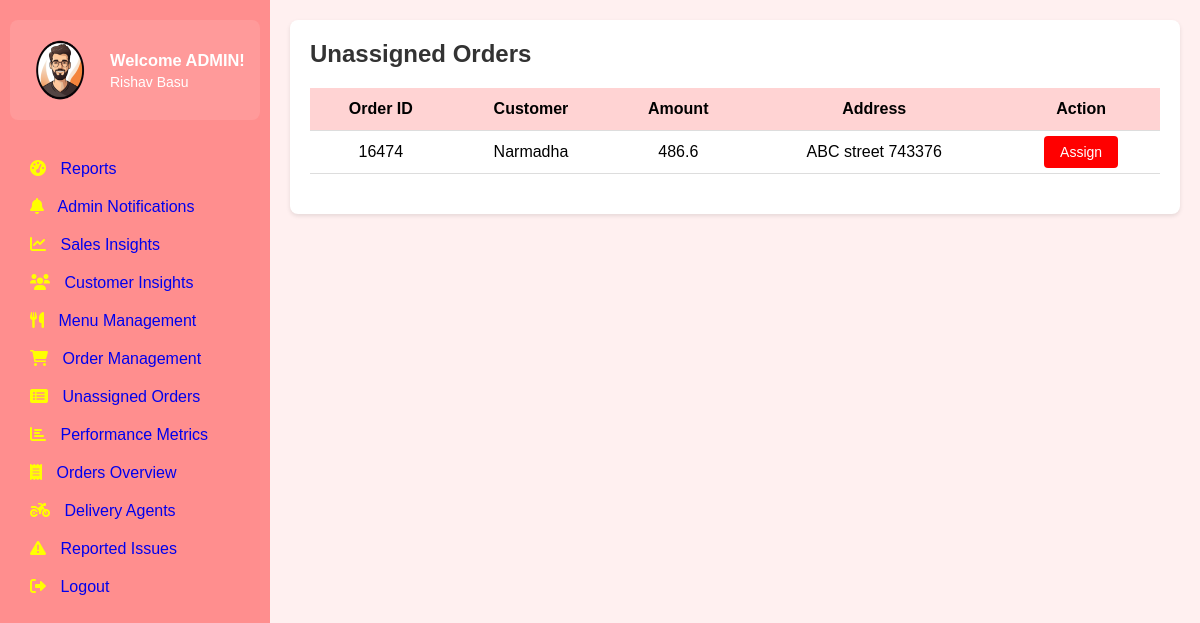
The page /unassigned-orders/view-more on the database as committed earlier.
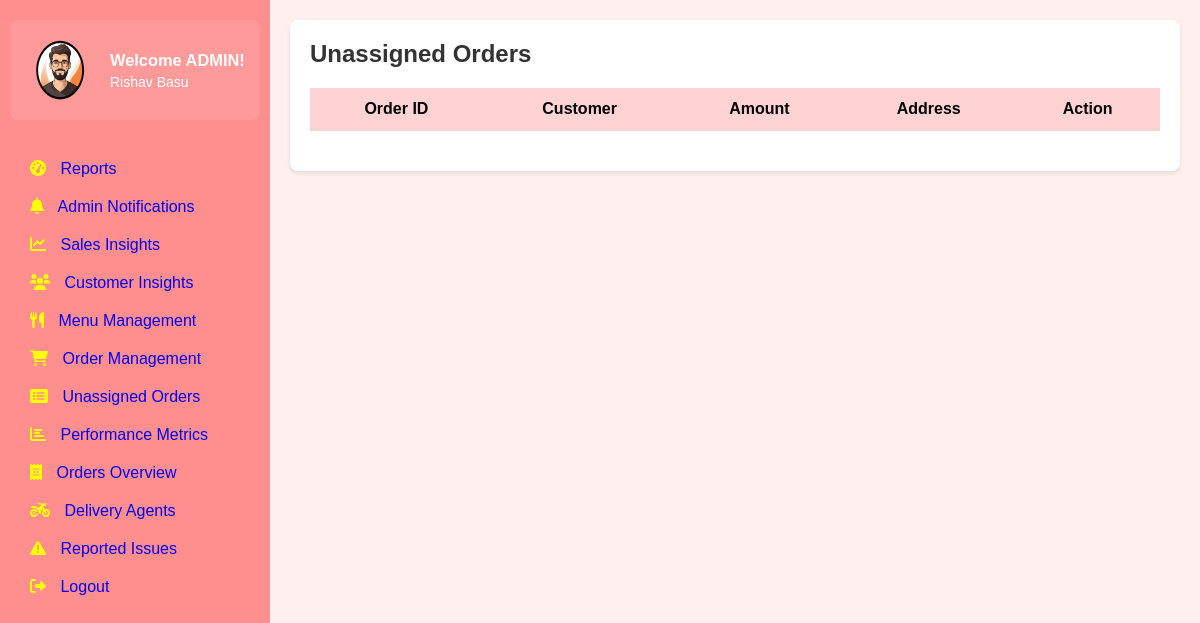
The same page on the database as committed later.
### tables this page shows
CREATE TABLE users (
        user_id INTEGER PRIMARY KEY AUTOINCREMENT,
        email TEXT UNIQUE NOT NULL,
        password_hash TEXT NOT NULL,
        full_name TEXT,
        phone_number TEXT,
        created_at TIMESTAMP DEFAULT CURRENT_TIMESTAMP,
        updated_at TIMESTAMP DEFAULT CURRENT_TIMESTAMP,
        last_login TIMESTAMP,
        is_active BOOLEAN DEFAULT TRUE,
        is_admin INTEGER DEFAULT 0,
        is_delivery_boy INTEGER DEFAULT 0,
        role_id INTEGER,
        FOREIGN KEY(role_id) REFERENCES roles(role_id)
    );

### app.py (the view)
@app.route('/unassigned-orders/view-more')
def view_more_orders():
    db = get_db_connection()
    cur = db.cursor()
    cur.execute(""" SELECT d.Order_ID,o.total_price,o.delivery_location,u.full_name FROM Delivery d JOIN Orders o ON d.Order_ID = o.order_id
     JOIN Users u ON o.customer_id = u.user_id WHERE d.Status = 'Unassigned'""")
    orders = cur.fetchall()
    return render_template('unassign_orders.html', orders=orders, view_more=True)

### app.py (called while the page is built)
@app.teardown_appcontext
def close_connection(exception):
    db = getattr(g, '_database', None)
    if db is not None:
        db.close()

def get_db_connection():
    conn = sqlite3.connect("existing_database.db")
    conn.row_factory = sqlite3.Row
    return conn

### templates/unassign_orders.html (shortened to what this page needs)
{% extends 'base.html' %}
{% block extra_css %}
<link rel="stylesheet" href="{{ url_for('static', filename='css/unassigned_orders.css') }}">
{% endblock %}
{% block content %}
            <div class="orders-section">
                <h2>Unassigned Orders</h2>
                <table class="orders-table">
                    <thead>
                        <tr>
                            <th>Order ID</th>
                            <th>Customer</th>
                            <th>Amount</th>
                            <th>Address</th>
                            <th>Action</th>
                        </tr>
                    </thead>
                    <tbody>
                        {% for order in orders %}
            <tr>
                <td>{{ order.order_id }}</td>
                <td>{{ order.full_name }}</td>
                <td>{{ order.total_price }}</td>
                <td>{{order.delivery_location}}</td>
                    <td>
                        <a href="{{ url_for('agent_assignment_dashboard', order_id=order.order_id) }}" class="assign-btn">Assign</a>
                    </td>
            </tr>
            {% endfor %}
                    </tbody>
                </table>
{% endblock %}

Rows that differ between the two databases and show on the page:
no longer on this page (row edited): users: order_id "16474", full_name "Narmadha", total_price "486.6", delivery_location "ABC street 743376"
